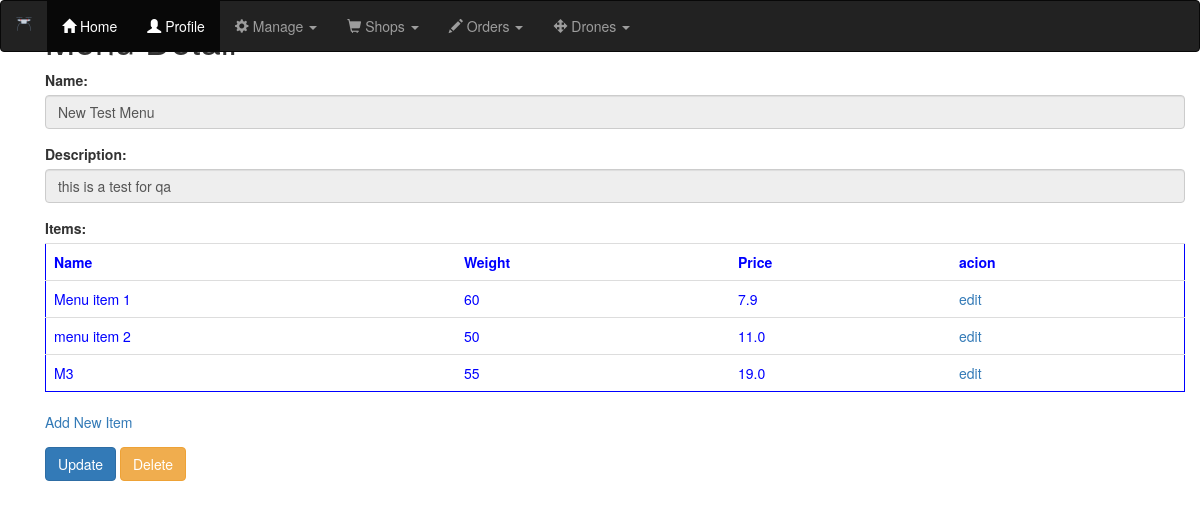
Screenshot of /shops/menu/1 with the database file from the repository.
### shops/models.py (models this page shows, shortened)
class Menu(models.Model):
    name = models.CharField(max_length=25)
    description = models.CharField(max_length=50)
    items = models.ManyToManyField(MenuItem)

class MenuItem(models.Model):
    name = models.CharField(max_length=50)
    description = models.CharField(max_length=50)
    weight = models.IntegerField()
    price = models.FloatField(default=0)

### shops/views.py (the view)
# urls.py: path('menu/<int:id>',MenuDetailView.as_view(),name='menu_detail'),
class MenuDetailView(DetailView):
    template_name = 'menus/menu_detail.html'
    model=Menu
    context_object_name = 'menu'
    def get_object(self):
        id_ = self.kwargs.get("id")
        return get_object_or_404(Menu,id=id_)

### shops/templates/menus/menu_detail.html (shortened to what this page needs)
<!DOCTYPE html>
{% extends "base.html" %}
{% load crispy_forms_tags %}
{% block content %}
<div class="container">
  <h1>Menu Detail</h1>
  <form method="POST">
    <div class="form-group">
        <label for="name">Name:</label>
        <input type="text" class="form-control" id="name" value='{{ menu.name }}' disabled>
    </div>
    <div class="form-group">
        <label for="description">Description:</label>
        <input type="text" class="form-control" id="description" value="{{ menu.description }}" disabled>
    </div>
    <div class="form-group">
        <label for='items'>Items:</label>
          <table class="table" style="border-style: solid; border-width:thin; border-color:blue; color:blue;" >
            <tr>
              <th>Name</th>
              <th>Weight</th>
              <th>Price</th>
              <th>acion</th>
            </tr>
          {% for i in menu.items.all %}
              <tr>
                <td>{{i.name}}</td>
                <td>{{i.weight}}</td>
                <td>{{i.price}}</td>
                <td> <a href="{% url 'shops:menu_item_update' i.id %}">edit</a> </td>
              </tr>
          {% endfor %}
        </table>
        <a href="{% url 'shops:menu_item_create' %}">Add New Item</a>
    </div>
    <a href="{% url 'shops:menu_update' menu.id %}"><button type="button" class="btn btn-primary">Update</button></a>
    <a href="{% url 'shops:menu_delete' menu.id %}"><button type="button" class="btn btn-warning">Delete</button></a>
  </form>
</div>
{% endblock %}

### static/css/styles.css (style rules this page uses)
td { padding: 1em; }

### rows the page displays
Menu: name "New Test Menu", description "this is a test for qa"
MenuItem: name "Menu item 1", weight "60", price "7.9"
MenuItem: name "menu item 2", weight "50", price "11.0"
MenuItem: name "M3", weight "55", price "19.0"
